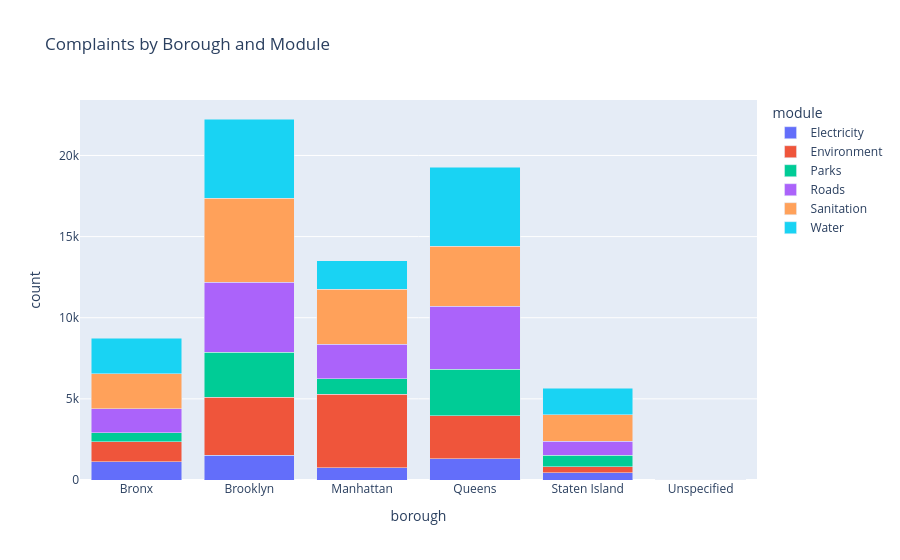

The code cell stored with this chart in its notebook:
### Code cell
cross = df.groupby(['borough', 'module']).size().reset_index(name='count')

fig = px.bar(
    cross,
    x='borough', y='count', color='module',
    title='Complaints by Borough and Module',
    barmode='stack'
)
fig.show()

### Figure 1 — Plotly figure (JSON) as saved in the notebook; plotly's stock layout.template omitted (floating-point values rounded to 4 significant figures)
{"data": [{"hovertemplate": "module=Electricity<br>borough=%{x}<br>count=%{y}<extra></extra>", "legendgroup": "Electricity", "marker": {"color": "#636efa", "pattern": {"shape": ""}}, "name": "Electricity", "orientation": "v", "showlegend": true, "textposition": "auto", "type": "bar", "x": ["Bronx", "Brooklyn", "Manhattan", "Queens", "Staten Island"], "xaxis": "x", "y": [1111, 1531, 750, 1300, 455], "yaxis": "y"}, {"hovertemplate": "module=Environment<br>borough=%{x}<br>count=%{y}<extra></extra>", "legendgroup": "Environment", "marker": {"color": "#EF553B", "pattern": {"shape": ""}}, "name": "Environment", "orientation": "v", "showlegend": true, "textposition": "auto", "type": "bar", "x": ["Bronx", "Brooklyn", "Manhattan", "Queens", "Staten Island"], "xaxis": "x", "y": [1236, 3576, 4530, 2674, 360], "yaxis": "y"}, {"hovertemplate": "module=Parks<br>borough=%{x}<br>count=%{y}<extra></extra>", "legendgroup": "Parks", "marker": {"color": "#00cc96", "pattern": {"shape": ""}}, "name": "Parks", "orientation": "v", "showlegend": true, "textposition": "auto", "type": "bar", "x": ["Bronx", "Brooklyn", "Manhattan", "Queens", "Staten Island"], "xaxis": "x", "y": [562, 2767, 962, 2839, 719], "yaxis": "y"}, {"hovertemplate": "module=Roads<br>borough=%{x}<br>count=%{y}<extra></extra>", "legendgroup": "Roads", "marker": {"color": "#ab63fa", "pattern": {"shape": ""}}, "name": "Roads", "orientation": "v", "showlegend": true, "textposition": "auto", "type": "bar", "x": ["Bronx", "Brooklyn", "Manhattan", "Queens", "Staten Island"], "xaxis": "x", "y": [1470, 4306, 2130, 3908, 844], "yaxis": "y"}, {"hovertemplate": "module=Sanitation<br>borough=%{x}<br>count=%{y}<extra></extra>", "legendgroup": "Sanitation", "marker": {"color": "#FFA15A", "pattern": {"shape": ""}}, "name": "Sanitation", "orientation": "v", "showlegend": true, "textposition": "auto", "type": "bar", "x": ["Bronx", "Brooklyn", "Manhattan", "Queens", "Staten Island", "Unspecified"], "xaxis": "x", "y": [2175, 5185, 3388, 3698, 1634, 3], "yaxis": "y"}, {"hovertemplate": "module=Water<br>borough=%{x}<br>count=%{y}<extra></extra>", "legendgroup": "Water", "marker": {"color": "#19d3f3", "pattern": {"shape": ""}}, "name": "Water", "orientation": "v", "showlegend": true, "textposition": "auto", "type": "bar", "x": ["Bronx", "Brooklyn", "Manhattan", "Queens", "Staten Island", "Unspecified"], "xaxis": "x", "y": [2174, 4883, 1762, 4867, 1638, 3], "yaxis": "y"}], "layout": {"barmode": "stack", "legend": {"title": {"text": "module"}, "tracegroupgap": 0}, "title": {"text": "Complaints by Borough and Module"}, "xaxis": {"anchor": "y", "domain": [0, 1], "title": {"text": "borough"}}, "yaxis": {"anchor": "x", "domain": [0, 1], "title": {"text": "count"}}}}
